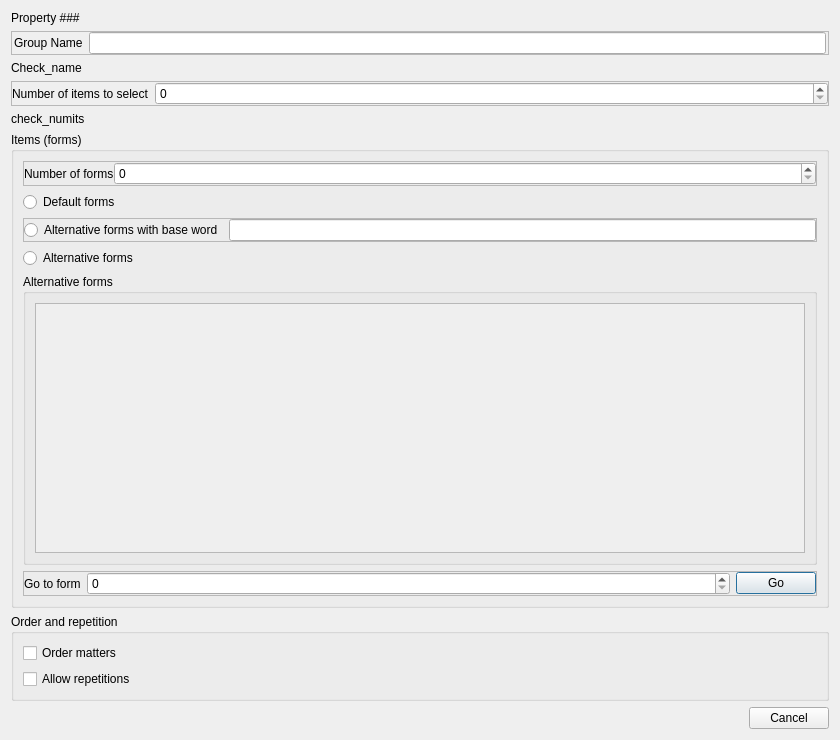
<?xml version="1.0" encoding="UTF-8"?>
<ui version="4.0">
 <class>Dialog</class>
 <widget class="QDialog" name="Dialog">
  <property name="geometry">
   <rect>
    <x>0</x>
    <y>0</y>
    <width>840</width>
    <height>740</height>
   </rect>
  </property>
  <property name="windowTitle">
   <string>Dialog</string>
  </property>
  <layout class="QVBoxLayout" name="verticalLayout">
   <item>
    <widget class="QLabel" name="label">
     <property name="text">
      <string>Property ###</string>
     </property>
    </widget>
   </item>
   <item>
    <widget class="QFrame" name="frame_6">
     <property name="sizePolicy">
      <sizepolicy hsizetype="Expanding" vsizetype="Preferred">
       <horstretch>0</horstretch>
       <verstretch>0</verstretch>
      </sizepolicy>
     </property>
     <property name="locale">
      <locale language="English" country="UnitedStates"/>
     </property>
     <property name="frameShape">
      <enum>QFrame::Shape::StyledPanel</enum>
     </property>
     <property name="frameShadow">
      <enum>QFrame::Shadow::Raised</enum>
     </property>
     <layout class="QHBoxLayout" name="horizontalLayout_7">
      <property name="leftMargin">
       <number>2</number>
      </property>
      <property name="topMargin">
       <number>0</number>
      </property>
      <property name="rightMargin">
       <number>2</number>
      </property>
      <property name="bottomMargin">
       <number>0</number>
      </property>
      <item>
       <widget class="QLabel" name="label_6">
        <property name="text">
         <string>Group Name</string>
        </property>
       </widget>
      </item>
      <item>
       <widget class="QLineEdit" name="lineEdit_3"/>
      </item>
     </layout>
    </widget>
   </item>
   <item>
    <widget class="QLabel" name="label_3">
     <property name="text">
      <string>Check_name</string>
     </property>
    </widget>
   </item>
   <item>
    <widget class="QFrame" name="frame_3">
     <property name="frameShape">
      <enum>QFrame::Shape::StyledPanel</enum>
     </property>
     <property name="frameShadow">
      <enum>QFrame::Shadow::Raised</enum>
     </property>
     <layout class="QHBoxLayout" name="horizontalLayout_3" stretch="0,7">
      <property name="leftMargin">
       <number>0</number>
      </property>
      <property name="topMargin">
       <number>0</number>
      </property>
      <property name="rightMargin">
       <number>0</number>
      </property>
      <property name="bottomMargin">
       <number>0</number>
      </property>
      <item>
       <widget class="QLabel" name="label_4">
        <property name="text">
         <string>Number of items to select</string>
        </property>
       </widget>
      </item>
      <item>
       <widget class="QSpinBox" name="spinBox_3"/>
      </item>
     </layout>
    </widget>
   </item>
   <item>
    <widget class="QLabel" name="label_5">
     <property name="text">
      <string>check_numits</string>
     </property>
    </widget>
   </item>
   <item>
    <widget class="QGroupBox" name="groupBox">
     <property name="title">
      <string>Items (forms)</string>
     </property>
     <layout class="QVBoxLayout" name="verticalLayout_2">
      <item>
       <widget class="QFrame" name="frame_12">
        <property name="frameShape">
         <enum>QFrame::Shape::StyledPanel</enum>
        </property>
        <property name="frameShadow">
         <enum>QFrame::Shadow::Raised</enum>
        </property>
        <layout class="QHBoxLayout" name="horizontalLayout_8" stretch="0,5">
         <property name="spacing">
          <number>0</number>
         </property>
         <property name="leftMargin">
          <number>0</number>
         </property>
         <property name="topMargin">
          <number>0</number>
         </property>
         <property name="rightMargin">
          <number>0</number>
         </property>
         <property name="bottomMargin">
          <number>0</number>
         </property>
         <item>
          <widget class="QLabel" name="label_7">
           <property name="text">
            <string>Number of forms</string>
           </property>
          </widget>
         </item>
         <item>
          <widget class="QSpinBox" name="spinBox_2"/>
         </item>
        </layout>
       </widget>
      </item>
      <item>
       <widget class="QRadioButton" name="radioButton">
        <property name="text">
         <string>Default forms</string>
        </property>
       </widget>
      </item>
      <item>
       <widget class="QFrame" name="frame">
        <property name="frameShape">
         <enum>QFrame::Shape::StyledPanel</enum>
        </property>
        <property name="frameShadow">
         <enum>QFrame::Shadow::Raised</enum>
        </property>
        <layout class="QHBoxLayout" name="horizontalLayout">
         <property name="leftMargin">
          <number>0</number>
         </property>
         <property name="topMargin">
          <number>0</number>
         </property>
         <property name="rightMargin">
          <number>0</number>
         </property>
         <property name="bottomMargin">
          <number>0</number>
         </property>
         <item>
          <widget class="QRadioButton" name="radioButton_2">
           <property name="text">
            <string>Alternative forms with base word</string>
           </property>
          </widget>
         </item>
         <item>
          <widget class="QLineEdit" name="lineEdit"/>
         </item>
        </layout>
       </widget>
      </item>
      <item>
       <widget class="QRadioButton" name="radioButton_3">
        <property name="text">
         <string>Alternative forms</string>
        </property>
       </widget>
      </item>
      <item>
       <widget class="QGroupBox" name="groupBox_2">
        <property name="title">
         <string>Alternative forms</string>
        </property>
        <layout class="QVBoxLayout" name="verticalLayout_3">
         <item>
          <widget class="QScrollArea" name="scrollArea">
           <property name="widgetResizable">
            <bool>true</bool>
           </property>
           <widget class="QWidget" name="scrollAreaWidgetContents">
            <property name="geometry">
             <rect>
              <x>0</x>
              <y>0</y>
              <width>780</width>
              <height>256</height>
             </rect>
            </property>
            <layout class="QVBoxLayout" name="verticalLayout_4"/>
           </widget>
          </widget>
         </item>
        </layout>
       </widget>
      </item>
      <item>
       <widget class="QFrame" name="frame_2">
        <property name="frameShape">
         <enum>QFrame::Shape::StyledPanel</enum>
        </property>
        <property name="frameShadow">
         <enum>QFrame::Shadow::Raised</enum>
        </property>
        <layout class="QHBoxLayout" name="horizontalLayout_2" stretch="0,7,0">
         <property name="leftMargin">
          <number>0</number>
         </property>
         <property name="topMargin">
          <number>0</number>
         </property>
         <property name="rightMargin">
          <number>0</number>
         </property>
         <property name="bottomMargin">
          <number>0</number>
         </property>
         <item>
          <widget class="QLabel" name="label_2">
           <property name="text">
            <string>Go to form</string>
           </property>
          </widget>
         </item>
         <item>
          <widget class="QSpinBox" name="spinBox"/>
         </item>
         <item>
          <widget class="QPushButton" name="pushButton">
           <property name="text">
            <string>Go</string>
           </property>
          </widget>
         </item>
        </layout>
       </widget>
      </item>
     </layout>
    </widget>
   </item>
   <item>
    <widget class="QGroupBox" name="groupBox_3">
     <property name="title">
      <string>Order and repetition</string>
     </property>
     <layout class="QVBoxLayout" name="verticalLayout_5">
      <item>
       <widget class="QCheckBox" name="checkBox_2">
        <property name="text">
         <string>Order matters</string>
        </property>
       </widget>
      </item>
      <item>
       <widget class="QCheckBox" name="checkBox">
        <property name="text">
         <string>Allow repetitions</string>
        </property>
       </widget>
      </item>
     </layout>
    </widget>
   </item>
   <item alignment="Qt::AlignmentFlag::AlignRight|Qt::AlignmentFlag::AlignBottom">
    <widget class="QPushButton" name="pushButton_6">
     <property name="text">
      <string>Cancel</string>
     </property>
    </widget>
   </item>
  </layout>
 </widget>
 <resources/>
 <connections/>
</ui>
